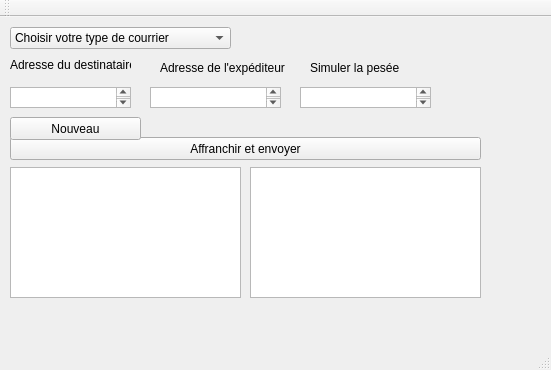
<?xml version="1.0" encoding="UTF-8"?>
<ui version="4.0">
 <class>Tri</class>
 <widget class="QMainWindow" name="Tri">
  <property name="geometry">
   <rect>
    <x>0</x>
    <y>0</y>
    <width>551</width>
    <height>370</height>
   </rect>
  </property>
  <property name="windowTitle">
   <string>Tri</string>
  </property>
  <widget class="QWidget" name="centralWidget">
   <widget class="QComboBox" name="comboBox">
    <property name="geometry">
     <rect>
      <x>10</x>
      <y>10</y>
      <width>221</width>
      <height>22</height>
     </rect>
    </property>
    <item>
     <property name="text">
      <string>Choisir votre type de courrier</string>
     </property>
    </item>
    <item>
     <property name="text">
      <string>Paquet</string>
     </property>
    </item>
    <item>
     <property name="text">
      <string>Lettre</string>
     </property>
    </item>
   </widget>
   <widget class="QTextEdit" name="textEdit">
    <property name="geometry">
     <rect>
      <x>10</x>
      <y>150</y>
      <width>231</width>
      <height>131</height>
     </rect>
    </property>
   </widget>
   <widget class="QTextEdit" name="textEdit_2">
    <property name="geometry">
     <rect>
      <x>10</x>
      <y>70</y>
      <width>121</width>
      <height>21</height>
     </rect>
    </property>
    <property name="html">
     <string>&lt;!DOCTYPE HTML PUBLIC &quot;-//W3C//DTD HTML 4.0//EN&quot; &quot;http://www.w3.org/TR/REC-html40/strict.dtd&quot;&gt;
&lt;html&gt;&lt;head&gt;&lt;meta name=&quot;qrichtext&quot; content=&quot;1&quot; /&gt;&lt;style type=&quot;text/css&quot;&gt;
p, li { white-space: pre-wrap; }
&lt;/style&gt;&lt;/head&gt;&lt;body style=&quot; font-family:'MS Shell Dlg 2'; font-size:8.25pt; font-weight:400; font-style:normal;&quot;&gt;
&lt;p style=&quot;-qt-paragraph-type:empty; margin-top:0px; margin-bottom:0px; margin-left:0px; margin-right:0px; -qt-block-indent:0; text-indent:0px;&quot;&gt;&lt;br /&gt;&lt;/p&gt;&lt;/body&gt;&lt;/html&gt;</string>
    </property>
   </widget>
   <widget class="QTextEdit" name="textEdit_3">
    <property name="geometry">
     <rect>
      <x>150</x>
      <y>70</y>
      <width>131</width>
      <height>21</height>
     </rect>
    </property>
   </widget>
   <widget class="QTextEdit" name="textEdit_4">
    <property name="geometry">
     <rect>
      <x>300</x>
      <y>70</y>
      <width>131</width>
      <height>21</height>
     </rect>
    </property>
   </widget>
   <widget class="QLabel" name="label">
    <property name="geometry">
     <rect>
      <x>10</x>
      <y>40</y>
      <width>121</width>
      <height>16</height>
     </rect>
    </property>
    <property name="text">
     <string>Adresse du destinataire</string>
    </property>
   </widget>
   <widget class="QLabel" name="label_2">
    <property name="geometry">
     <rect>
      <x>160</x>
      <y>40</y>
      <width>131</width>
      <height>21</height>
     </rect>
    </property>
    <property name="text">
     <string>Adresse de l'expéditeur</string>
    </property>
   </widget>
   <widget class="QLabel" name="label_3">
    <property name="geometry">
     <rect>
      <x>310</x>
      <y>40</y>
      <width>131</width>
      <height>21</height>
     </rect>
    </property>
    <property name="text">
     <string>Simuler la pesée</string>
    </property>
   </widget>
   <widget class="QPushButton" name="pushButton_2">
    <property name="geometry">
     <rect>
      <x>10</x>
      <y>120</y>
      <width>471</width>
      <height>23</height>
     </rect>
    </property>
    <property name="text">
     <string>Affranchir et envoyer</string>
    </property>
   </widget>
   <widget class="QLabel" name="label_4">
    <property name="geometry">
     <rect>
      <x>250</x>
      <y>290</y>
      <width>231</width>
      <height>20</height>
     </rect>
    </property>
    <property name="text">
     <string/>
    </property>
   </widget>
   <widget class="QTextEdit" name="textEdit_5">
    <property name="geometry">
     <rect>
      <x>250</x>
      <y>150</y>
      <width>231</width>
      <height>131</height>
     </rect>
    </property>
   </widget>
   <widget class="QLabel" name="label_5">
    <property name="geometry">
     <rect>
      <x>10</x>
      <y>290</y>
      <width>231</width>
      <height>16</height>
     </rect>
    </property>
    <property name="text">
     <string/>
    </property>
   </widget>
   <widget class="QPushButton" name="pushButton">
    <property name="geometry">
     <rect>
      <x>10</x>
      <y>100</y>
      <width>131</width>
      <height>23</height>
     </rect>
    </property>
    <property name="text">
     <string>Nouveau</string>
    </property>
   </widget>
  </widget>
  <widget class="QMenuBar" name="menuBar">
   <property name="geometry">
    <rect>
     <x>0</x>
     <y>0</y>
     <width>551</width>
     <height>21</height>
    </rect>
   </property>
  </widget>
  <widget class="QToolBar" name="mainToolBar">
   <attribute name="toolBarArea">
    <enum>TopToolBarArea</enum>
   </attribute>
   <attribute name="toolBarBreak">
    <bool>false</bool>
   </attribute>
  </widget>
  <widget class="QStatusBar" name="statusBar"/>
 </widget>
 <layoutdefault spacing="6" margin="11"/>
 <resources/>
 <connections/>
</ui>
